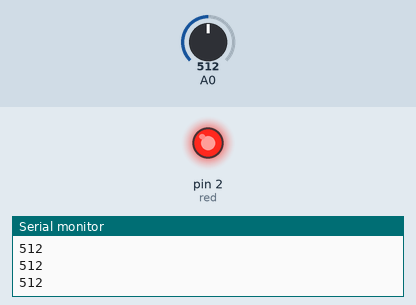
Bench run of a sketch on a simulated Arduino Uno, built with avr-gcc and run on an emulated ATmega328P. Shown: output pins drawn as LEDs (lit = HIGH), the last lines printed to the serial monitor. Inputs (shaded band) come from the test bench; at power-on: A0 = 512.

Above: at 1.2 s.
1.3 s: A0 set to 240
At 2.5 s:
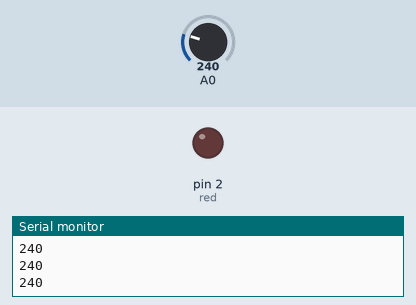
2.8 s: A0 set to 260
At 3.9 s:
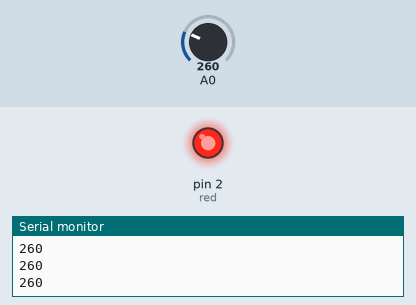
4.3 s: A0 set to 122
At 5.0 s:
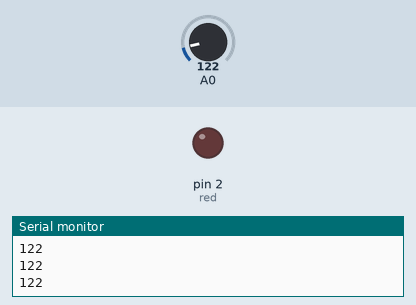
Timing chart, 0 to 7.3 s (numbered marks = the images above; inputs shaded):
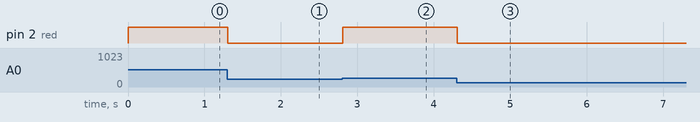

The sketch:

waterUroven.ino
```cpp
#define red 2
int water;

void setup() {
  pinMode(A0,INPUT);
  pinMode(red, OUTPUT);
  Serial.begin(9600);
}

void loop()
{
  water = (analogRead(A0));
  Serial.println(water);
  if(water >= 250)
  {
    digitalWrite(red, HIGH);
  }
  if(water <= 250)
  {
    digitalWrite(red, LOW);
  }
}
```

Measured:
- after the input at 1.3 s, pin 2 (red): HIGH → LOW at once
- after the input at 2.8 s, pin 2 (red): LOW → HIGH at once
- after the input at 4.3 s, pin 2 (red): HIGH → LOW at once
